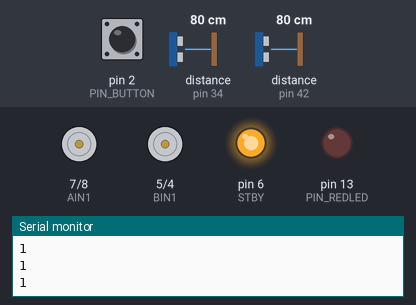
This sketch was run on a simulated Arduino Uno, built with avr-gcc and run on an emulated ATmega328P. On the bench: motor-driver pin pairs drawn as motors (green arrow = first pin HIGH = forward, orange = second pin HIGH = backward, longer = more drive, scaled by the enable pin, stopped while the standby pin is LOW), output pins drawn as LEDs (lit = HIGH), the last lines printed to the serial monitor. Dashed ring = blinking. Inputs (shaded band) come from the test bench; at power-on: pin 2 (PIN_BUTTON) HIGH, distance to the obstacle (sensors on pin 34, pin 42) 80 cm.

Above: at 1.3 s.
1.4 s: pin 2 (PIN_BUTTON) pulled LOW for 0.15 s
At 1.7 s:
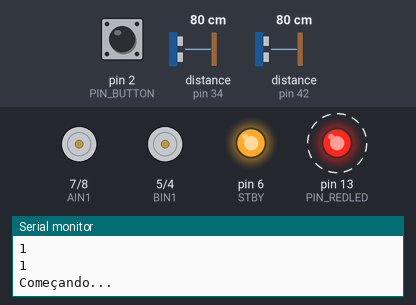
4.4 s: pin 2 (PIN_BUTTON) pulled LOW for 1 s
At 6.0 s:
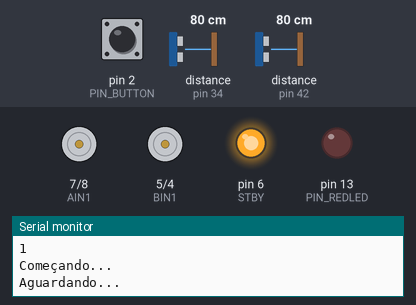
8.4 s: distance to the obstacle (sensor on pin 34) set to 22 cm
11.1 s: distance to the obstacle (sensor on pin 34) set to 19 cm
At 11.6 s:
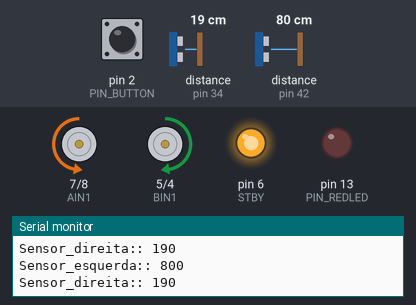
12.6 s: distance to the obstacle (sensor on pin 42) set to 23 cm
14.1 s: distance to the obstacle (sensor on pin 42) set to 18 cm
At 15.0 s:
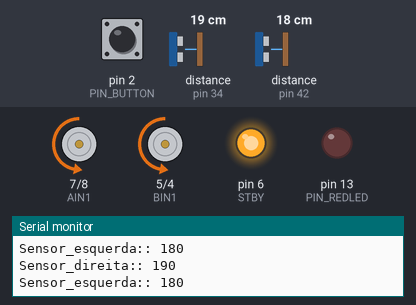
Timing chart, 0 to 16.6 s (numbered marks = the images above; inputs shaded):
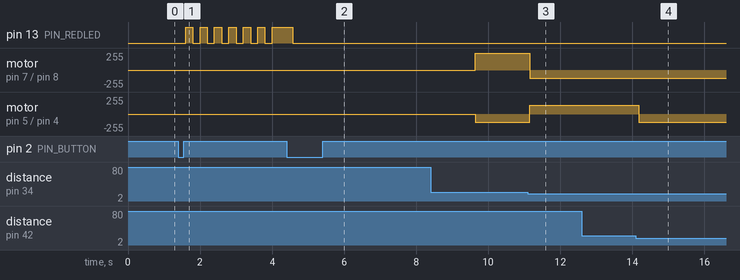

Measured:
- the behaviour switches between 21 and 20 cm on distance to the obstacle (sensor on pin 34) (found by bisection; images 2 and 3)
- the behaviour switches between 21 and 20 cm on distance to the obstacle (sensor on pin 42) (found by bisection; images 3 and 4)
- after the input at 1.4 s, pin 13 (PIN_REDLED): alternates HIGH for 0.20 s and LOW for 0.20 s, starting after 0.20 s
- after the input at 4.4 s, pin 13 (PIN_REDLED): HIGH → LOW after 0.17 s
- after the input at 11.1 s, motor on pin 7 (AIN1) / pin 8 (AIN2): forward 255/255 → backward 127/255 after 0.05 s; motor on pin 5 (BIN1) / pin 4 (BIN2): backward 127/255 → forward 129/255 after 0.05 s
- after the input at 14.1 s, motor on pin 5 (BIN1) / pin 4 (BIN2): forward 129/255 → backward 127/255 after 0.08 s

The sketch:

Dory.ino
```cpp
#include "_config.h"
#include "motors.h"
#include "Sensores.h"
#include <VL53L0X.h>
#include <stdlib.h>


//IRrecv irrecv(PIN_IR_DIGITAL);
//decode_results controle;
void setup()
{
	Serial.begin(9600);
	Serial.println("Setup Start...  ");
	pinMode(PIN_BUTTON,INPUT);
	Serial.println("Button ON  ");
	pinMode(PIN_REDLED,OUTPUT);
	Serial.println("Leds ON  ");
	Motors::init();
	Serial.println("Motors ON  ");
	Sensores::init();
	Serial.println("Sensors ON  ");
	Serial.println("Setup Finished...  ");
}

void pisca_led(int frequencia,int piscagens){
	while(millis()%(piscagens*frequencia*2)!=0)
	{
		if((millis()/frequencia)%2 == 0){
		digitalWrite(PIN_REDLED,1);
	}
		else
	digitalWrite(PIN_REDLED,0);
	}
	digitalWrite(PIN_REDLED,0);
}

/*void Basico(int Power){
	long Valores[3];
	int Threshold = 300;
	while(digitalRead(PIN_BUTTON) != HIGH)
	{
		digitalWrite(PIN_REDLED,1);
	}
	digitalWrite(PIN_REDLED,0);
	delay(4900);
	while(digitalRead(PIN_BUTTON) != HIGH){
			Valores[0] = Sensores::get_valor(Sensores::sensor);
			Valores[1] = Sensores::get_valor(Sensores::sensor2);
			Valores[2] = Sensores::get_valor(Sensores::sensor3);
			//TODOS OS SENSORES
			if(Valores[0] <= Threshold && Valores[1] <= Threshold && Valores[2] <= Threshold){
				Motors::driveTank(Power,Power);
			}
			//NENHUM DOS SENSORES
			else if(Valores[0] > Threshold && Valores[1] > Threshold && Valores[2] > Threshold){
				Motors::driveTank(15,-15);
			}
			//APENAS SENSOR ESQUERDA
			else if(Valores[0] <= Threshold && Valores[1] > Threshold && Valores[2] > Threshold){
				Motors::driveTank(Power*0.6,-Power*0.6);
			}
			//APENAS SENSOR DIREITA
			else if(Valores[0] > Threshold && Valores[1] > Threshold && Valores[2] <= Threshold){
				Motors::driveTank(-Power*0.6,Power*0.6);
			}
			//APENAS SENSOR DO MEIO E ESQUERDA
			else if(Valores[0] <= Threshold && Valores[1] <= Threshold && Valores[2] > Threshold){
				Motors::driveTank(Power*0.2,Power);
			}
			//APENAS SENSOR DO MEIO E DIREITA
			else if(Valores[0] > Threshold && Valores[1] <= Threshold && Valores[2] <= Threshold){
				Motors::driveTank(Power,Power*0.2);
			}
	}

		Motors::stop();
		delay(2000);
		return;
}
void RandomWalk(){
	while(digitalRead(PIN_BUTTON) != HIGH){
	if(digitalRead(PIN_REFL_FRENTE) == 0){
		Motors::driveTankforMillis(75,75,10);
	}
	else{
		Motors::driveTankforMillis(-75,-75,10);
				delay(100);
				Motors::driveTankforMillis(75,-75,10);
				delay(rand() % 100 + 101);
	}
}


}
*/
void Defesa(int Power){
	int Threshold = 200;
	//int visto = -1; //0->ESQUERDA ;1->Centro; 2-> DIREITA
	int Sensor_esquerda = Sensores::get_valor(Sensores::sensor2);
	int Sensor_direita = Sensores::get_valor(Sensores::sensor1);
	int tempo = millis();
	Serial.println("Aguardando...");
	while(digitalRead(PIN_BUTTON) != LOW)
	{
		digitalWrite(PIN_REDLED,1);
	}
	digitalWrite(PIN_REDLED,0);
	delay(5000);
	Serial.println("Vai!");
	while(1){
		//ATUALIZA OS VALORES DOS SENSORES A CADA 60ms
		if (millis() - tempo >= 50){
			 Sensor_esquerda = Sensores::get_valor(Sensores::sensor2);
			 Sensor_direita = Sensores::get_valor(Sensores::sensor1);

			Serial.print("Sensor_esquerda:: ");
			Serial.println(Sensor_esquerda);
			//Serial.print("Sensor_meio:: ");
			//Serial.println(Sensor_meio);
			Serial.print("Sensor_direita:: ");
			Serial.println(Sensor_direita);

			tempo = millis();
		}
			//CHECA LINHA BRANCA
      /*
			if (digitalRead(PIN_REFL_FRENTE) == 0){
				Motors::driveTankforMillis(-Power,-Power,10);
				delay(100);
				Motors::driveTankforMillis(Power,-Power,10);
				delay(200);
			}
			else if(digitalRead(PIN_REFL_BUMBUM) == 0){
				Motors::driveTankforMillis(Power,Power,10);
			}
			else{
     */

			//ALGO A FRENTE
			if(Sensor_direita <= Threshold && Sensor_esquerda <= Threshold){//CENTRO
				//Motors::driveTankforMillis(Power,0.8*Power,1);
				//visto = 1;
				Motors::driveTank(Power,Power);
			}
			//ALGO A DIREITA
			else if(Sensor_direita <= Threshold ){//DIREITA
				//visto = 2;
				Motors::driveTank(Power,-Power);
			}
			//ALGO A ESQUERDA
			else if(Sensor_esquerda <= Threshold  ){//ESQUERDA
				//visto = 0;
				Motors::driveTank(-Power,Power);
			}
			else {//ESQUERDA
				//visto = 0;
				Motors::driveTank(-Power,Power);
			}
			//Serial.print("visto:  ");
			//Serial.println(visto);

}
		Motors::stop();
		delay(1000);
		return;
}
void Topeira(int Power){
	Motors::stop();
	while(digitalRead(PIN_BUTTON) != LOW)
	{
		digitalWrite(PIN_REDLED,1);
	}
	Motors::driveTank(Power,Power);
	delay(1000);
	/*Motors::driveTank(-Power,Power);
	delay(1000);
	Motors::driveTank(Power,-Power);
	delay(1000);
	Motors::driveTank(-Power,-Power);*/
	delay(1000);
	Motors::stop();
	delay(20);
	return;

}
void Teste_Sensores(){
	int Sensor_esquerda = Sensores::get_valor(Sensores::sensor2);
	int Sensor_direita = Sensores::get_valor(Sensores::sensor1);
	while(digitalRead(PIN_BUTTON) != LOW)
	{
		digitalWrite(PIN_REDLED,1);
		Sensor_esquerda = Sensores::get_valor(Sensores::sensor2);
		Sensor_direita = Sensores::get_valor(Sensores::sensor1);
		Serial.print("Sensor_esquerda:: ");
		Serial.println(Sensor_esquerda);
			//Serial.print("Sensor_meio:: ");
			//Serial.println(Sensor_meio);
		Serial.print("Sensor_direita:: ");
		Serial.println(Sensor_direita);
		delay(200);
	}
	delay(1000);
	return;
}
void loop() {
	Serial.println(digitalRead(PIN_BUTTON));
if(digitalRead(PIN_BUTTON) == LOW){
	Serial.println("Começando...");
	pisca_led(200,10);
	digitalWrite(PIN_REDLED,HIGH);
	delay(500);
	//Topeira(50);
	//Teste_Sensores();
	Defesa(50);
			}
/*
if (irrecv.decode(&controle)) {
    irrecv.resume(); // Receive the next value
  }
switch(controle.value){
		case Number_1:
		pisca_led(200,5);
			while(controle.value == Number_1){
				if(digitalRead(PIN_BUTTON) == HIGH){
					pisca_led(100,10);
					Basico(75);
			}
				else if(irrecv.decode(&controle)){
					break;
			}
		}
			break;


		case Number_2:
			pisca_led(500,5);
			while(controle.value == Number_1){
				if(digitalRead(PIN_BUTTON) == HIGH){
					pisca_led(100,10);
					Basico(50);
			}
				else if(irrecv.decode(&controle)){
					break;
			}
		}
			break;

		case Number_3:
			while(controle.value == Number_3){
				if(digitalRead(PIN_BUTTON) == HIGH){
					pisca_led(200,5);
			}
				else if(irrecv.decode(&controle)){
					break;
			}
		}


		case ENTER:
			while(controle.value ==  ENTER){
				if(digitalRead(PIN_BUTTON) == HIGH){
					pisca_led(1000,3);
			}
				else if(irrecv.decode(&controle)){
					break;
			}
		}


		case OFF:
			while(controle.value == OFF){
				if(digitalRead(PIN_BUTTON) == HIGH){
					pisca_led(100,10);
			}
				else if(irrecv.decode(&controle)){
					break;
			}
		}
	}*/
}
```

Sensores.cpp
```cpp
#include <VL53L0X.h>
#include "Sensores.h"
#include "_config.h"
#include <Wire.h>
VL53L0X Sensores::sensor1;
VL53L0X Sensores::sensor2;

void Sensores::init(){
  Wire.begin();
  pinMode(Xshut_1, OUTPUT);
  pinMode(Xshut_2, OUTPUT);

  digitalWrite(Xshut_1, LOW);
  digitalWrite(Xshut_2, LOW);

  delay(10);
  //Wire.begin();
  //SENSOR (DIREITA)
  pinMode(Xshut_1, INPUT);
  delay(50);
  Sensores::sensor1.init(true);
  delay(20);
  Sensores::sensor1.setAddress((uint8_t)0x22);
  //SENSOR 3(ESQUERDA)
  pinMode(Xshut_2, INPUT);
  delay(50);
  Sensores::sensor2.init(true);
  delay(20);
  Sensores::sensor2.setAddress((uint8_t)0x2A);

  Sensores::sensor1.setTimeout(100);
  Sensores::sensor2.setTimeout(100);

//Sensores::sensor.setMeasurementTimingBudget(20000);
//Sensores::sensor2.setMeasurementTimingBudget(20000);
//Sensores::sensor3.setMeasurementTimingBudget(20000);
}
int Sensores::get_valor(VL53L0X sensor){
  return sensor.readRangeSingleMillimeters();
}
/*
void Sensores::Serial()
{
  Serial.println("__________________________________________________________________");
  Serial.println("");
  Serial.println("=================================");
  Serial.println ("I2C scanner. Scanning ...");
  //FWD OR SENSOR
  if (sensor.timeoutOccurred())
  {
    Serial.println("_________________________________");
    Serial.print("Distance FWD (READING): ");
    Serial.println(" TIMEOUT");
    Serial.println("_________________________________");
    Serial.println("");
  }
  else
  {

    Serial.print("Distance SENSOR 0 (mm): ");
    Serial.println(Sensores::init(sensor));
  }

  //FLT OR SENSOR2
  if (sensor2.timeoutOccurred())
  {
    Serial.print("Distance SENSOR 1 (READING): ");
    Serial.println(" TIMEOUT");
    Serial.println("_________________________________");
    Serial.println("");
  }
  else
  {
    Serial.print("Distance SENSOR 1 (mm): ");
    Serial.println(Sensores::init(sensor2));
  }

  //FRT OR SENSOR3
  if (sensor3.timeoutOccurred())
  {
    Serial.println("_________________________________");
    Serial.print("Distance SENSOR 2 (READING): ");
    Serial.println(" TIMEOUT");
    Serial.println("_________________________________");
    Serial.println("");
  }
  else
  {
    Serial.print("Distance SENSOR 2 (mm): ");
    Serial.println(Sensores::init(sensor3));
  }

  delay(1000);//can change to a lower time like 100
}*/
```

Sensores.h
```cpp
#include "_config.h"
#include <VL53L0X.h>

#ifndef SENSORES_H
#define SENSORES_H

class Sensores{
public:
	static VL53L0X sensor1;
	static VL53L0X sensor2;

	static void init();

	static int get_valor(VL53L0X sensor);

	static void Serial();

};

#endif
```

motors.cpp
```cpp
#include "_config.h"
#include "motors.h"
// Initialize pins
void Motors::init(){

  pinMode(PWMA, OUTPUT);
  pinMode(AIN1, OUTPUT);
  pinMode(AIN2, OUTPUT);
  pinMode(PWMB, OUTPUT);
  pinMode(BIN1, OUTPUT);
  pinMode(BIN2, OUTPUT);
  pinMode(STBY, OUTPUT);
  digitalWrite(STBY,HIGH);
}

void Motors::driveTank(float m1, float m2){

  // Limit Powers
  m1 = min(max(m1, -100), 100);
  m2 = min(max(m2, -100), 100);
  // Map powers
  int powerOutA = m1 * (MOTOR_ABS_MAX / 100.0);
  int powerOutB = m2 * (MOTOR_ABS_MAX / 100.0);
  // Set power
  analogWrite(PWMA,powerOutA);
  analogWrite(PWMB,powerOutB);
  // Set Directions

  digitalWrite(AIN1, m1 > 0 ? LOW : HIGH);
  digitalWrite(AIN2, m1 > 0 ? HIGH : LOW);

  digitalWrite(BIN1, m2 > 0 ? LOW : HIGH);
  digitalWrite(BIN2, m2 > 0 ? HIGH : LOW);

}

void Motors::driveTankforMillis(float m1, float m2,int milis){
  // Limit Powers
  m1 = min(max(m1, -100), 100);
  m2 = min(max(m2, -100), 100);

  // Map powers
  int powerOutA = m1 * (MOTOR_ABS_MAX / 100.0);
  int powerOutB = m2 * (MOTOR_ABS_MAX / 100.0);

  // Set power
  //SoftPWMSetPercent(PWMA, abs(powerOutA));
  //SoftPWMSetPercent(PWMB, abs(powerOutB));
  //analogWrite(PWMA,abs(powerOutA));
 //analogWrite(PWMB,abs(powerOutB));
 // Set power (100)
  //digitalWrite(PWMA, HIGH);
  //digitalWrite(PWMB, HIGH);
  // Set Directions
  digitalWrite(AIN1, m1 > 0 ? HIGH : LOW);
  digitalWrite(AIN2, m1 > 0 ? LOW : HIGH);

  digitalWrite(BIN1, m2 > 0 ? HIGH : LOW);
  digitalWrite(BIN2, m2 > 0 ? LOW : HIGH);
 // delay(milis);
   // Set power (0)
  //digitalWrite(PWMA, LOW);
  //digitalWrite(PWMB, LOW);
  return;
}

void Motors::stop(){
  // Set power (0)
  digitalWrite(PWMA, LOW);
  digitalWrite(PWMB, LOW);

  // Set both DIRS to 0
  digitalWrite(AIN1, HIGH);
  digitalWrite(AIN2, HIGH);

  digitalWrite(BIN1, HIGH);
  digitalWrite(BIN2, HIGH);
}
```

motors.h
```cpp
#include "_config.h"

#ifndef MOTORS_H
#define MOTORS_H


class Motors{
public:

  // Initialize pins
  static void init();

  // Set power of both motors
  static void driveTank(float m1, float m2);

  // Set power for millis seconds
  static void driveTankforMillis(float m1, float m2,int milis);

  // Set state as Iddle (Turn off motors)
  static void stop();
};

#endif
```

_config.h
```cpp
#include <Arduino.h>
//Motor A LADO ESQUERDO
#define PWMA 9 //Speed control
#define AIN1 7	 //Direction
#define AIN2 8//Direction

//Motor B LADO DIREITO
#define PWMB 3 //Speed control
#define BIN1 5 //Direction
#define BIN2 4 //Direction

#define STBY 6 //Stand-by

// Motors config (H-Bridge)
#define MOTOR_ABS_MAX          255

//all the rest
//Sensores IR


#define Xshut_1 A0 //Direita
#define Xshut_2 A1 //Esquerda

#define SCL A5
#define SDA A4

#define PIN_BUTTON 2

#define PIN_REDLED 13

/*
#define Number_1 3772784863
#define Number_2 3772817503
#define Number_3 3772801183
#define ENTER 3772782313
#define OFF 3772793023
*/
```
